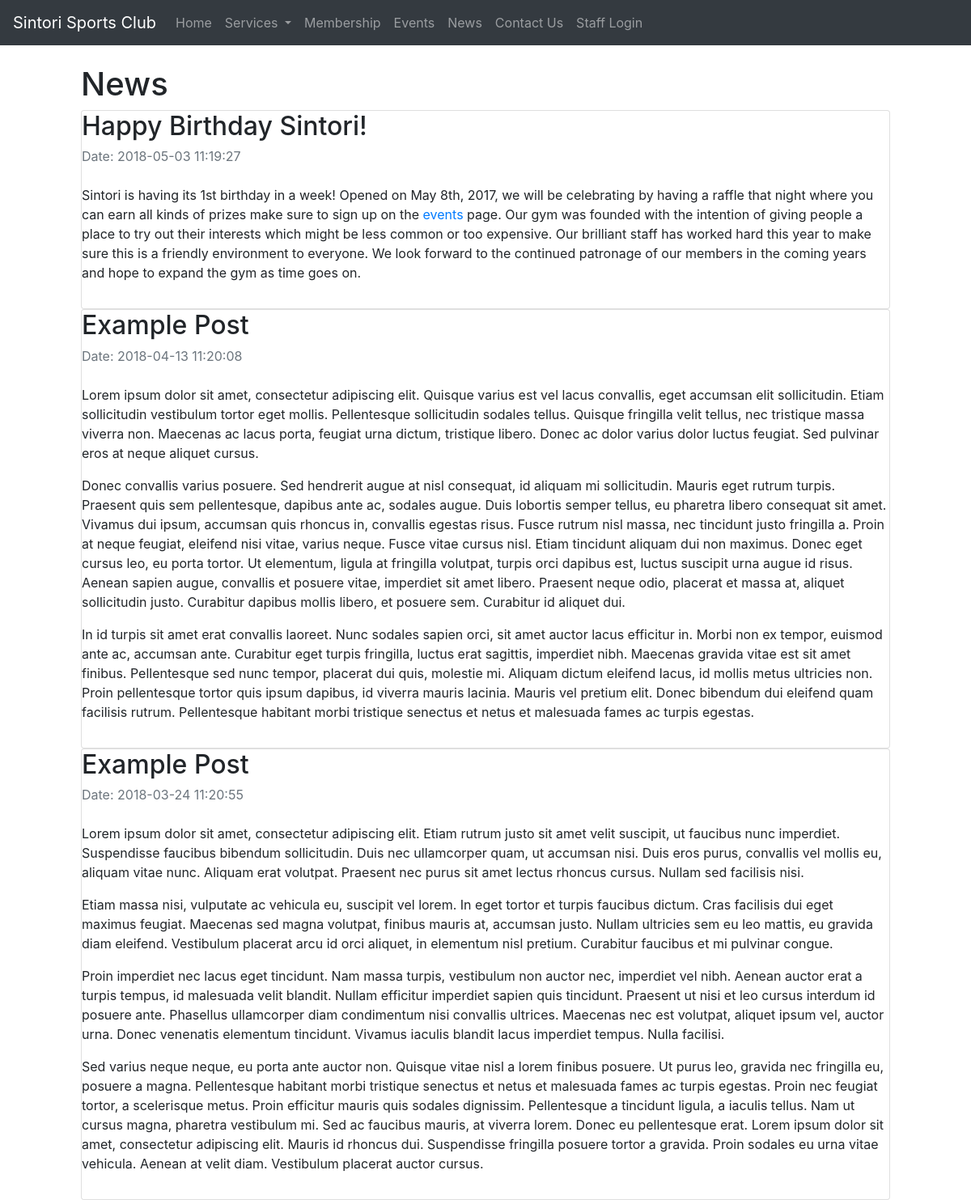
Page /user_news.php on the committed database.
### tables this page shows
CREATE TABLE `news` (
  `newsID` mediumint(8) UNSIGNED NOT NULL,
  `newsDate` datetime NOT NULL DEFAULT CURRENT_TIMESTAMP,
  `title` varchar(30) NOT NULL,
  `description` longtext
);

### user_news.php (the view, shortened to what this page needs)
<!doctype html>
<html>
<head>
	<link rel="stylesheet" type="text/css" href="style.css">
</head>
<body>
	<?php include ('nav.inc.php');
	echo '<h1>News</h1>';
	require ('connectDB.php');
	$q = "SELECT newsID, title, description, newsDate FROM news ORDER BY newsDate DESC";
	$r = @mysqli_query($dbc, $q);
	if($r){
		$num = mysqli_num_rows($r);
		if($num > 0){
			while ($row = mysqli_fetch_array($r)) {
				echo '<div class="card">
				<h2 class="card-title">' . $row['title'] . '</h2>
				<p class="card-subtitle mb-2 text-muted">Date: ' . $row['newsDate'] . '</p>
        <p class="card-text">' . $row['description'] . '</p></div>';
			}
		}
		else{
			echo "There is no news in the database<br/>";
		}
	}
	else{
		echo '<p class="error">The current news could not be retrieved. We apologize for any inconvenience.</p>';
	}
?>
</body>
</html>

### style.css (style rules this page uses)
body { padding-top: 80px; padding-left: 100px; padding-right: 100px; background-color: lightblue; }

### rows in the picture
news: title "Happy Birthday Sintori!", newsDate "2018-05-03 11:19:27", description "Sintori is having its 1st birthday in a week! Opened on May 8th, 2017, we will be celebrating by having a raffle that night where you can earn all kinds of prizes make sure to sign up on the events page. Our gym was founded with the intention of giving people a place to try out their interests which might be less common or too expensive. Our brilliant staff has worked hard this year to make sure this is a friendly environment to everyone. We look forward to the continued patronage of our members in the coming years and hope to expand the gym as time goes on."
news: title "Example Post", newsDate "2018-04-13 11:20:08", description "Lorem ipsum dolor sit amet, consectetur adipiscing elit. Quisque varius est vel lacus convallis, eget accumsan elit sollicitudin. Etiam sollicitudin vestibulum tortor eget mollis. Pellentesque sollicitudin sodales tellus. Quisque fringilla velit tellus, nec tristique massa viverra non. Maecenas ac lacus porta, feugiat urna dictum, tristique libero. Donec ac dolor varius dolor luctus feugiat. Sed pulvinar eros at neque aliquet cursus. Donec convallis varius posuere. Sed hendrerit augue at nisl consequat, id aliquam mi sollicitudin. Mauris eget rutrum turpis. Praesent quis sem pellentesque, dapibus ante ac, sodales augue. Duis lobortis semper tellus, eu pharetra libero consequat sit amet.…"
news: title "Example Post", newsDate "2018-03-24 11:20:55", description "Lorem ipsum dolor sit amet, consectetur adipiscing elit. Etiam rutrum justo sit amet velit suscipit, ut faucibus nunc imperdiet. Suspendisse faucibus bibendum sollicitudin. Duis nec ullamcorper quam, ut accumsan nisi. Duis eros purus, convallis vel mollis eu, aliquam vitae nunc. Aliquam erat volutpat. Praesent nec purus sit amet lectus rhoncus cursus. Nullam sed facilisis nisi. Etiam massa nisi, vulputate ac vehicula eu, suscipit vel lorem. In eget tortor et turpis faucibus dictum. Cras facilisis dui eget maximus feugiat. Maecenas sed magna volutpat, finibus mauris at, accumsan justo. Nullam ultricies sem eu leo mattis, eu gravida diam eleifend. Vestibulum placerat arcu id orci aliquet, in…"
